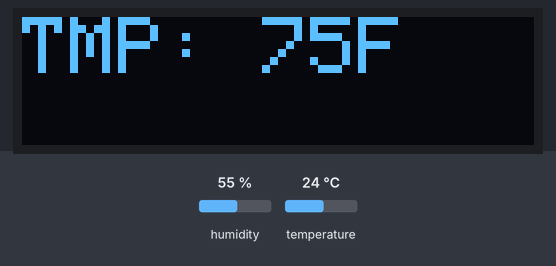
Simulated run of this sketch. Board: ESP32. Shown: 128×32 one-colour display. The inputs (shaded band) are chosen by the test bench; at power-on: temperature 24 °C, humidity 55 %. What the sketch prints to the serial monitor is not drawn.

Above: at 9.8 s.
9.9 s: temperature set to 12 °C
At 15.5 s:
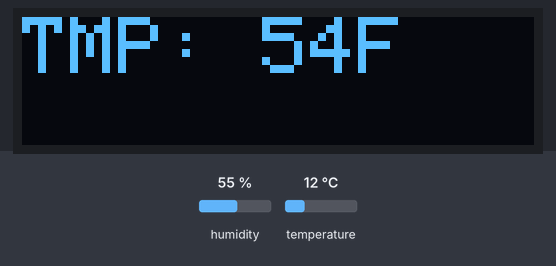
17.0 s: temperature set to 19 °C
At 20.2 s:
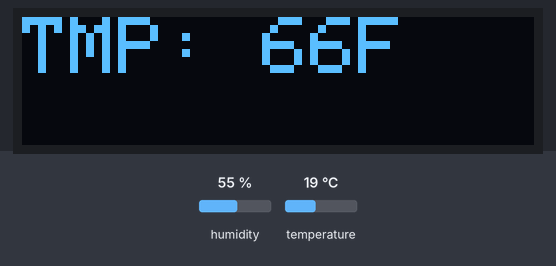
24.1 s: temperature set to 28 °C
At 24.8 s:
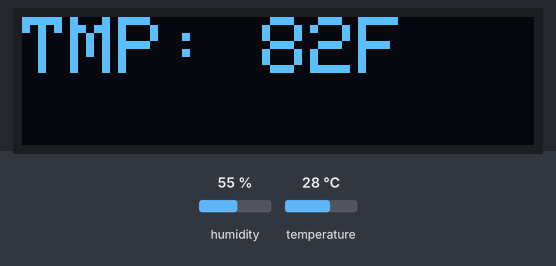
Timing chart, 0 to 27.1 s (numbered marks = the images above; inputs shaded):
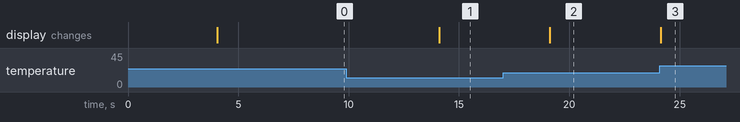

Measured:
- after the input at 9.9 s, the display: changes after 4.2 s (image 1)
- after the input at 17.0 s, the display: changes after 2.1 s (image 2)
- after the input at 24.1 s, the display: changes after 0.05 s (image 3)

The sketch:

ESP32TempDev_Ver1.0_.ino
```cpp
/*
 *  Made By: Miguel Tirado
 *  Date: 2023-05-06
 *  Board Type Used: ESP32 Dev Module
 *  Decvices Used: ESP32, DHT11 Temp & Humidity Sensor, MakorFocus I^2C OLED Display SSD1306
 *  Version: 1.0
 */
//Import Adafruit libraries
#include <Adafruit_SSD1306.h>
#include "DHTesp.h"

//Set Constants for readability purposes
#define SCREEN_WIDTH 128
#define SCREEN_HEIGHT 32
#define OLED_RESET -1
// I2C address
#define SCREEN_ADDRESS 0x3C

#define DHTPIN 4

DHTesp dht;
TaskHandle_t tempTaskHandle = NULL;

Adafruit_SSD1306 display(SCREEN_WIDTH, SCREEN_HEIGHT, &Wire, OLED_RESET);


void setup() {
  Serial.begin(9600);
  dht.setup(DHTPIN, DHTesp::DHT11);


  display.begin(SSD1306_SWITCHCAPVCC, SCREEN_ADDRESS);
  display.clearDisplay();
  display.setTextSize(2);
  display.setTextColor(WHITE);
  display.setCursor(0,0);
}

void loop() {
  // Adding a 4 Sec delay before getting temp
  delay(4000);
  TempAndHumidity lastvalues = dht.getTempAndHumidity();
  float f = dht.toFahrenheit(lastvalues.temperature);

  // Check to see if the value of F is not a number
  // Then output a Fail Responce through serial and Display
  if (isnan(f)) {
    Serial.println(F("Failed to read from DHT sensor!"));
    display.clearDisplay();
    display.setCursor(0,0);
    display.print("TMP: Fail!");
    display.display();
    return;
  }

  // Print Serial to test and debug using the serial monitor
  Serial.println("Temperature: " + String(f,0) + "°F");

  // Wipe the OLED Screen and set the Cursor to start to print the temp
  display.clearDisplay();
  display.setCursor(0,0);
  display.print("TMP: "+ String(f,0) + "F");
  display.display();
  delay(1000);

}
```
